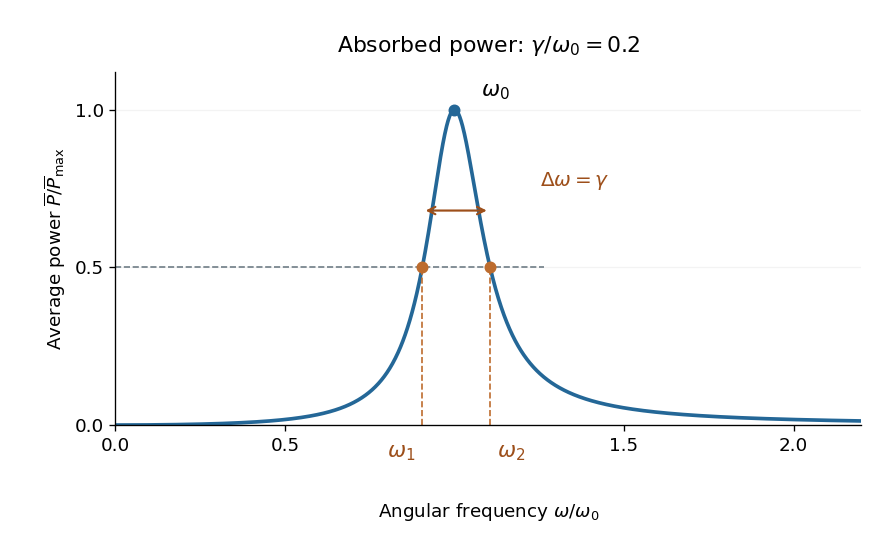

This chart was generated by the following Python code:
"""Original oscillator absorption graph; Python 3.14, NumPy 2.3.5, Matplotlib 3.10.7.

Write only Path.cwd()/Path(__file__).with_suffix('.png').name.
"""
from pathlib import Path
import matplotlib
matplotlib.use('Agg')
import matplotlib.pyplot as plt
import numpy as np


def main():
    plt.rcParams.update({'font.family':'DejaVu Sans','font.size':11})
    g=.2
    x=np.linspace(0,2.2,1600)
    y=g*g*x*x/((1-x*x)**2+g*g*x*x)
    x1=(np.sqrt(4+g*g)-g)/2
    x2=(np.sqrt(4+g*g)+g)/2
    fig,ax=plt.subplots(figsize=(7.4,4.6),dpi=120,facecolor='white')
    ax.set_facecolor('white')
    ax.plot(x,y,color='#246797',lw=2.2)
    ax.hlines(.5,0,x2+.16,color='#6f7d86',ls='--',lw=1)
    ax.vlines([x1,x2],0,.5,color='#bd6c2e',ls='--',lw=1)
    ax.scatter([x1,x2],[.5,.5],s=38,color='#bd6c2e',zorder=4)
    ax.scatter([1],[1],s=38,color='#246797',zorder=4)
    ax.annotate(r'$\omega_0$',(1,1),xytext=(16,8),textcoords='offset points',fontsize=13)
    ax.annotate(r'$\omega_1$',(x1,0),xytext=(-4,-11),textcoords='offset points',
                ha='right',va='top',fontsize=13,color='#9d4f1a')
    ax.annotate(r'$\omega_2$',(x2,0),xytext=(4,-11),textcoords='offset points',
                ha='left',va='top',fontsize=13,color='#9d4f1a')
    ax.annotate('',xy=(x2,.68),xytext=(x1,.68),
                arrowprops={'arrowstyle':'<->','color':'#9d4f1a','lw':1.3})
    ax.annotate(r'$\Delta\omega=\gamma$',((x1+x2)/2,.68),xytext=(50,15),
                textcoords='offset points',fontsize=12,color='#9d4f1a')
    ax.set(xlim=(0,2.2),ylim=(0,1.12),xticks=[0,.5,1.5,2],yticks=[0,.5,1])
    ax.set_xlabel(r'Angular frequency $\omega/\omega_0$',labelpad=28)
    ax.set_ylabel(r'Average power $\overline{P}/\overline{P}_{\max}$')
    ax.set_title(r'Absorbed power: $\gamma/\omega_0=0.2$',pad=12)
    ax.spines[['top','right']].set_visible(False)
    ax.grid(axis='y',alpha=.14)
    fig.subplots_adjust(left=.13,right=.97,bottom=.23,top=.87)
    fig.savefig(Path.cwd()/Path(__file__).with_suffix('.png').name,
                facecolor='white',transparent=False,
                metadata={'Software':'codex-wiki oscillator power graph'})
    plt.close(fig)


if __name__=='__main__':
    main()
